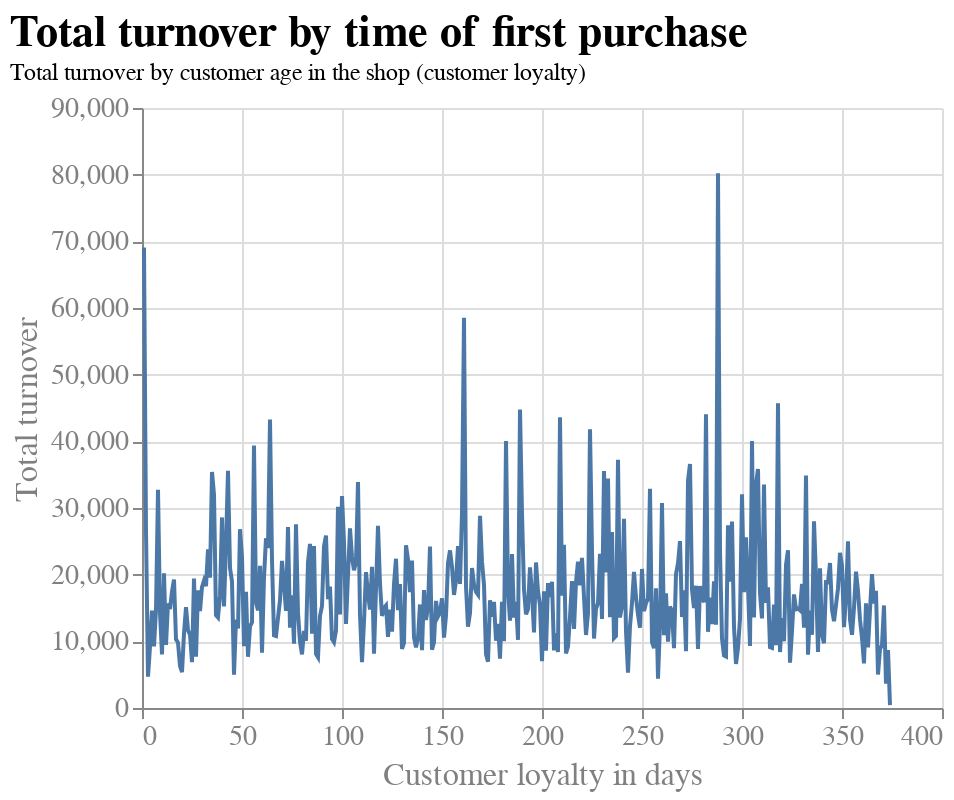

Source (notebook cell):
### Markdown cell above
##### Chart Beschreibung
Die Visualisierungen für die Response Variable für die Bonus Hypothese (der Gesamtumsatz pro Kundengruppe, die ein bestimmte Kundenbindung in Tagen aufweist) zu visualisieren, wurde ein Liniendiagramm verwendet, da sich so der Trend des Gesamtumsatzes relativ zur Kundenbindung besser ablesen lässt. Die Datenpunkte auf der X-Achse repräsentieren jeweils die Summe des Umsatzes aller Kunden, deren Kundenbindung die entsprechende Anzahl an Tagen beträgt. Die Kundenbindung wurde aus dem Abstand zwischen dem letzten Kauf eines jeweiligen Kunden zu dessen ersten Kauf in unserem Datensatz berechnet. Zusätzlich wurden der gleitende Durchschnitt und die Durchschnittswerte visualisiert. Alle Visualisierungen beinhalten so wenig Clutter wie möglich. Das einzige Element, was reduziert werden könnte, sind die Gridlinien. Diese sind aber in diesem Fall hilfreich für den Betrachter, da sowohl die Entwicklung der Linie in vertikale als auch horizontale Richtung relevant für das Verständnis ist. Der Fokus für den Betrachter wird durch einen aussagekräftigen Titel sowie Untertitel hergestellt. Das Design ist wieder bewusst schlicht gehalten.

### Code cell
# Spalte "CustomerAge": Anzahl der Tage zwischen Datum des letzten und des ersten Einkaufs pro Kunde
df['InvoiceDate'] = pd.to_datetime(df['InvoiceDate'])
df['CustomerAge'] = (df.groupby('CustomerID')['InvoiceDate'].transform('min') - df['InvoiceDate']).dt.days

# Daten nach 'CustomerAge' gruppieren und Gesamtumsatz für jede Gruppe berechnen
age_sales = df.groupby('CustomerAge')['TotalPrice'].sum()

# Erstellen eines DataFrame mit den Spalten "CustomerAge" und "TotalPrice".
df_age_sales = pd.DataFrame({'CustomerAge': age_sales.index, 'TotalSales': age_sales.values})

# Neukunden herausfiltern (sonst massive Verzerrung der Visualisierung, wird später ersichtlich)
df_age_sales = df_age_sales[df_age_sales['CustomerAge'] < 0]

# Werte in CustomerAge mit -1 multiplizieren, damit die Kundenbindung in Tagen positiv ist
df_age_sales['CustomerAge'] = df_age_sales['CustomerAge'] * -1

# Visualisierung des Gesamtumsatzes, der von Kunden auf Grundlage dessen, wie lange sie schon im Online-Shop einkaufen, generiert wurde
chart = alt.Chart(df_age_sales).mark_line().encode(
    x=alt.X('CustomerAge', axis=alt.Axis(title='Customer loyalty in days')),
    y=alt.Y('TotalSales', axis=alt.Axis(title='Total turnover')),
    tooltip = ['CustomerAge', 'TotalSales']
).configure_view(
    strokeWidth=0
).configure_title(
    fontSize=22,
    font="Arial",
    color="black",
    anchor="start"
).configure_axis(
    labelFont="Arial",
    titleFont="Arial",
    labelFontSize=14,
    titleFontSize=16,
    titleFontWeight="normal",
    labelColor="grey",
    titleColor="grey"
).properties(
    title={"text":["Total turnover by time of first purchase"], "subtitle":["Total turnover by customer age in the shop (customer loyalty)"]},
)

# Chart anzeigen
chart

### Figure 1 — Vega-Lite specification as saved in the notebook (floating-point values rounded to 4 significant figures; data arrays with more than 128 entries replaced by an {"elided": "..."} marker saying what was removed)
{"config": {"view": {"continuousWidth": 400, "continuousHeight": 300, "strokeWidth": 0}, "axis": {"labelColor": "grey", "labelFont": "Arial", "labelFontSize": 14, "titleColor": "grey", "titleFont": "Arial", "titleFontSize": 16, "titleFontWeight": "normal"}, "title": {"anchor": "start", "color": "black", "font": "Arial", "fontSize": 22}}, "data": {"name": "data-c3cf10ab7eb10072fd1278959c0b09e2"}, "mark": "line", "encoding": {"tooltip": [{"field": "CustomerAge", "type": "quantitative"}, {"field": "TotalSales", "type": "quantitative"}], "x": {"axis": {"title": "Customer loyalty in days"}, "field": "CustomerAge", "type": "quantitative"}, "y": {"axis": {"title": "Total turnover"}, "field": "TotalSales", "type": "quantitative"}}, "title": {"text": ["Total turnover by time of first purchase"], "subtitle": ["Total turnover by customer age in the shop (customer loyalty)"]}, "$schema": "https://vega.github.io/schema/vega-lite/v4.17.0.json", "datasets": {"data-c3cf10ab7eb10072fd1278959c0b09e2": {"elided": "374 records"}}}
